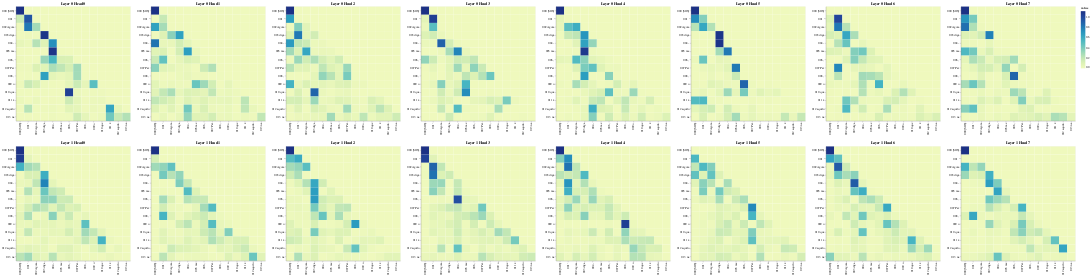

Notebook code for this chart:
### Code cell
# Decoder Self-Attention
get_all_attention_maps("decoder", layers, heads, decoder_input_tokens, decoder_input_tokens, min(20, sentence_len))

### Figure 1 — Vega-Lite specification as saved in the notebook (floating-point values rounded to 4 significant figures; data arrays with more than 128 entries replaced by an {"elided": "..."} marker saying what was removed)
{"config": {"view": {"continuousWidth": 300, "continuousHeight": 300}}, "vconcat": [{"hconcat": [{"data": {"name": "data-0e362031c97e60ecae8feb5e0134071a"}, "mark": {"type": "rect"}, "encoding": {"color": {"field": "value", "type": "quantitative"}, "tooltip": [{"field": "row", "type": "quantitative"}, {"field": "column", "type": "quantitative"}, {"field": "value", "type": "quantitative"}, {"field": "row_token", "type": "nominal"}, {"field": "col_token", "type": "nominal"}], "x": {"axis": {"title": ""}, "field": "col_token", "type": "nominal"}, "y": {"axis": {"title": ""}, "field": "row_token", "type": "nominal"}}, "height": 400, "name": "view_25", "title": "Layer 0 Head 0", "width": 400}, {"data": {"name": "data-5063ddc87d3d058f773b49c2390f55cc"}, "mark": {"type": "rect"}, "encoding": {"color": {"field": "value", "type": "quantitative"}, "tooltip": [{"field": "row", "type": "quantitative"}, {"field": "column", "type": "quantitative"}, {"field": "value", "type": "quantitative"}, {"field": "row_token", "type": "nominal"}, {"field": "col_token", "type": "nominal"}], "x": {"axis": {"title": ""}, "field": "col_token", "type": "nominal"}, "y": {"axis": {"title": ""}, "field": "row_token", "type": "nominal"}}, "height": 400, "name": "view_26", "title": "Layer 0 Head 1", "width": 400}, {"data": {"name": "data-a987423eacf2503cf25c99e97f08aeec"}, "mark": {"type": "rect"}, "encoding": {"color": {"field": "value", "type": "quantitative"}, "tooltip": [{"field": "row", "type": "quantitative"}, {"field": "column", "type": "quantitative"}, {"field": "value", "type": "quantitative"}, {"field": "row_token", "type": "nominal"}, {"field": "col_token", "type": "nominal"}], "x": {"axis": {"title": ""}, "field": "col_token", "type": "nominal"}, "y": {"axis": {"title": ""}, "field": "row_token", "type": "nominal"}}, "height": 400, "name": "view_27", "title": "Layer 0 Head 2", "width": 400}, {"data": {"name": "data-c8cecd5600be5a179b887270020bbb85"}, "mark": {"type": "rect"}, "encoding": {"color": {"field": "value", "type": "quantitative"}, "tooltip": [{"field": "row", "type": "quantitative"}, {"field": "column", "type": "quantitative"}, {"field": "value", "type": "quantitative"}, {"field": "row_token", "type": "nominal"}, {"field": "col_token", "type": "nominal"}], "x": {"axis": {"title": ""}, "field": "col_token", "type": "nominal"}, "y": {"axis": {"title": ""}, "field": "row_token", "type": "nominal"}}, "height": 400, "name": "view_28", "title": "Layer 0 Head 3", "width": 400}, {"data": {"name": "data-2ab1392d808a6653b7b3e257dabd244b"}, "mark": {"type": "rect"}, "encoding": {"color": {"field": "value", "type": "quantitative"}, "tooltip": [{"field": "row", "type": "quantitative"}, {"field": "column", "type": "quantitative"}, {"field": "value", "type": "quantitative"}, {"field": "row_token", "type": "nominal"}, {"field": "col_token", "type": "nominal"}], "x": {"axis": {"title": ""}, "field": "col_token", "type": "nominal"}, "y": {"axis": {"title": ""}, "field": "row_token", "type": "nominal"}}, "height": 400, "name": "view_29", "title": "Layer 0 Head 4", "width": 400}, {"data": {"name": "data-7b9275433944cb2775e0008fcaf5853c"}, "mark": {"type": "rect"}, "encoding": {"color": {"field": "value", "type": "quantitative"}, "tooltip": [{"field": "row", "type": "quantitative"}, {"field": "column", "type": "quantitative"}, {"field": "value", "type": "quantitative"}, {"field": "row_token", "type": "nominal"}, {"field": "col_token", "type": "nominal"}], "x": {"axis": {"title": ""}, "field": "col_token", "type": "nominal"}, "y": {"axis": {"title": ""}, "field": "row_token", "type": "nominal"}}, "height": 400, "name": "view_30", "title": "Layer 0 Head 5", "width": 400}, {"data": {"name": "data-24c0be7b3594dea3426d85f734b715e1"}, "mark": {"type": "rect"}, "encoding": {"color": {"field": "value", "type": "quantitative"}, "tooltip": [{"field": "row", "type": "quantitative"}, {"field": "column", "type": "quantitative"}, {"field": "value", "type": "quantitative"}, {"field": "row_token", "type": "nominal"}, {"field": "col_token", "type": "nominal"}], "x": {"axis": {"title": ""}, "field": "col_token", "type": "nominal"}, "y": {"axis": {"title": ""}, "field": "row_token", "type": "nominal"}}, "height": 400, "name": "view_31", "title": "Layer 0 Head 6", "width": 400}, {"data": {"name": "data-fa54f534ef84fd5d79efd196cc33873a"}, "mark": {"type": "rect"}, "encoding": {"color": {"field": "value", "type": "quantitative"}, "tooltip": [{"field": "row", "type": "quantitative"}, {"field": "column", "type": "quantitative"}, {"field": "value", "type": "quantitative"}, {"field": "row_token", "type": "nominal"}, {"field": "col_token", "type": "nominal"}], "x": {"axis": {"title": ""}, "field": "col_token", "type": "nominal"}, "y": {"axis": {"title": ""}, "field": "row_token", "type": "nominal"}}, "height": 400, "name": "view_32", "title": "Layer 0 Head 7", "width": 400}]}, {"hconcat": [{"data": {"name": "data-3cccb12907688268c92e26d28cf51ae9"}, "mark": {"type": "rect"}, "encoding": {"color": {"field": "value", "type": "quantitative"}, "tooltip": [{"field": "row", "type": "quantitative"}, {"field": "column", "type": "quantitative"}, {"field": "value", "type": "quantitative"}, {"field": "row_token", "type": "nominal"}, {"field": "col_token", "type": "nominal"}], "x": {"axis": {"title": ""}, "field": "col_token", "type": "nominal"}, "y": {"axis": {"title": ""}, "field": "row_token", "type": "nominal"}}, "height": 400, "name": "view_33", "title": "Layer 1 Head 0", "width": 400}, {"data": {"name": "data-f126e63e19ea0682afd00217efcdcab7"}, "mark": {"type": "rect"}, "encoding": {"color": {"field": "value", "type": "quantitative"}, "tooltip": [{"field": "row", "type": "quantitative"}, {"field": "column", "type": "quantitative"}, {"field": "value", "type": "quantitative"}, {"field": "row_token", "type": "nominal"}, {"field": "col_token", "type": "nominal"}], "x": {"axis": {"title": ""}, "field": "col_token", "type": "nominal"}, "y": {"axis": {"title": ""}, "field": "row_token", "type": "nominal"}}, "height": 400, "name": "view_34", "title": "Layer 1 Head 1", "width": 400}, {"data": {"name": "data-f1b5be672d5c1568fa54a060a4c66851"}, "mark": {"type": "rect"}, "encoding": {"color": {"field": "value", "type": "quantitative"}, "tooltip": [{"field": "row", "type": "quantitative"}, {"field": "column", "type": "quantitative"}, {"field": "value", "type": "quantitative"}, {"field": "row_token", "type": "nominal"}, {"field": "col_token", "type": "nominal"}], "x": {"axis": {"title": ""}, "field": "col_token", "type": "nominal"}, "y": {"axis": {"title": ""}, "field": "row_token", "type": "nominal"}}, "height": 400, "name": "view_35", "title": "Layer 1 Head 2", "width": 400}, {"data": {"name": "data-f34133ac43dc8aef87d20f0190597d27"}, "mark": {"type": "rect"}, "encoding": {"color": {"field": "value", "type": "quantitative"}, "tooltip": [{"field": "row", "type": "quantitative"}, {"field": "column", "type": "quantitative"}, {"field": "value", "type": "quantitative"}, {"field": "row_token", "type": "nominal"}, {"field": "col_token", "type": "nominal"}], "x": {"axis": {"title": ""}, "field": "col_token", "type": "nominal"}, "y": {"axis": {"title": ""}, "field": "row_token", "type": "nominal"}}, "height": 400, "name": "view_36", "title": "Layer 1 Head 3", "width": 400}, {"data": {"name": "data-623b08e436d08f441c84c82137068b93"}, "mark": {"type": "rect"}, "encoding": {"color": {"field": "value", "type": "quantitative"}, "tooltip": [{"field": "row", "type": "quantitative"}, {"field": "column", "type": "quantitative"}, {"field": "value", "type": "quantitative"}, {"field": "row_token", "type": "nominal"}, {"field": "col_token", "type": "nominal"}], "x": {"axis": {"title": ""}, "field": "col_token", "type": "nominal"}, "y": {"axis": {"title": ""}, "field": "row_token", "type": "nominal"}}, "height": 400, "name": "view_37", "title": "Layer 1 Head 4", "width": 400}, {"data": {"name": "data-02707053cc4df6668cc11c1df8bb4530"}, "mark": {"type": "rect"}, "encoding": {"color": {"field": "value", "type": "quantitative"}, "tooltip": [{"field": "row", "type": "quantitative"}, {"field": "column", "type": "quantitative"}, {"field": "value", "type": "quantitative"}, {"field": "row_token", "type": "nominal"}, {"field": "col_token", "type": "nominal"}], "x": {"axis": {"title": ""}, "field": "col_token", "type": "nominal"}, "y": {"axis": {"title": ""}, "field": "row_token", "type": "nominal"}}, "height": 400, "name": "view_38", "title": "Layer 1 Head 5", "width": 400}, {"data": {"name": "data-912ab1be9e7f121a671a779054418ce4"}, "mark": {"type": "rect"}, "encoding": {"color": {"field": "value", "type": "quantitative"}, "tooltip": [{"field": "row", "type": "quantitative"}, {"field": "column", "type": "quantitative"}, {"field": "value", "type": "quantitative"}, {"field": "row_token", "type": "nominal"}, {"field": "col_token", "type": "nominal"}], "x": {"axis": {"title": ""}, "field": "col_token", "type": "nominal"}, "y": {"axis": {"title": ""}, "field": "row_token", "type": "nominal"}}, "height": 400, "name": "view_39", "title": "Layer 1 Head 6", "width": 400}, {"data": {"name": "data-81aa375d610ad4ab73f23942d5a3d869"}, "mark": {"type": "rect"}, "encoding": {"color": {"field": "value", "type": "quantitative"}, "tooltip": [{"field": "row", "type": "quantitative"}, {"field": "column", "type": "quantitative"}, {"field": "value", "type": "quantitative"}, {"field": "row_token", "type": "nominal"}, {"field": "col_token", "type": "nominal"}], "x": {"axis": {"title": ""}, "field": "col_token", "type": "nominal"}, "y": {"axis": {"title": ""}, "field": "row_token", "type": "nominal"}}, "height": 400, "name": "view_40", "title": "Layer 1 Head 7", "width": 400}]}], "params": [{"name": "param_25", "select": {"type": "interval", "encodings": ["x", "y"]}, "bind": "scales", "views": ["view_25"]}, {"name": "param_26", "select": {"type": "interval", "encodings": ["x", "y"]}, "bind": "scales", "views": ["view_26"]}, {"name": "param_27", "select": {"type": "interval", "encodings": ["x", "y"]}, "bind": "scales", "views": ["view_27"]}, {"name": "param_28", "select": {"type": "interval", "encodings": ["x", "y"]}, "bind": "scales", "views": ["view_28"]}, {"name": "param_29", "select": {"type": "interval", "encodings": ["x", "y"]}, "bind": "scales", "views": ["view_29"]}, {"name": "param_30", "select": {"type": "interval", "encodings": ["x", "y"]}, "bind": "scales", "views": ["view_30"]}, {"name": "param_31", "select": {"type": "interval", "encodings": ["x", "y"]}, "bind": "scales", "views": ["view_31"]}, {"name": "param_32", "select": {"type": "interval", "encodings": ["x", "y"]}, "bind": "scales", "views": ["view_32"]}, {"name": "param_33", "select": {"type": "interval", "encodings": ["x", "y"]}, "bind": "scales", "views": ["view_33"]}, {"name": "param_34", "select": {"type": "interval", "encodings": ["x", "y"]}, "bind": "scales", "views": ["view_34"]}, {"name": "param_35", "select": {"type": "interval", "encodings": ["x", "y"]}, "bind": "scales", "views": ["view_35"]}, {"name": "param_36", "select": {"type": "interval", "encodings": ["x", "y"]}, "bind": "scales", "views": ["view_36"]}, {"name": "param_37", "select": {"type": "interval", "encodings": ["x", "y"]}, "bind": "scales", "views": ["view_37"]}, {"name": "param_38", "select": {"type": "interval", "encodings": ["x", "y"]}, "bind": "scales", "views": ["view_38"]}, {"name": "param_39", "select": {"type": "interval", "encodings": ["x", "y"]}, "bind": "scales", "views": ["view_39"]}, {"name": "param_40", "select": {"type": "interval", "encodings": ["x", "y"]}, "bind": "scales", "views": ["view_40"]}], "$schema": "https://vega.github.io/schema/vega-lite/v5.17.0.json", "datasets": {"data-0e362031c97e60ecae8feb5e0134071a": {"elided": "196 records"}, "data-5063ddc87d3d058f773b49c2390f55cc": {"elided": "196 records"}, "data-a987423eacf2503cf25c99e97f08aeec": {"elided": "196 records"}, "data-c8cecd5600be5a179b887270020bbb85": {"elided": "196 records"}, "data-2ab1392d808a6653b7b3e257dabd244b": {"elided": "196 records"}, "data-7b9275433944cb2775e0008fcaf5853c": {"elided": "196 records"}, "data-24c0be7b3594dea3426d85f734b715e1": {"elided": "196 records"}, "data-fa54f534ef84fd5d79efd196cc33873a": {"elided": "196 records"}, "data-3cccb12907688268c92e26d28cf51ae9": {"elided": "196 records"}, "data-f126e63e19ea0682afd00217efcdcab7": {"elided": "196 records"}, "data-f1b5be672d5c1568fa54a060a4c66851": {"elided": "196 records"}, "data-f34133ac43dc8aef87d20f0190597d27": {"elided": "196 records"}, "data-623b08e436d08f441c84c82137068b93": {"elided": "196 records"}, "data-02707053cc4df6668cc11c1df8bb4530": {"elided": "196 records"}, "data-912ab1be9e7f121a671a779054418ce4": {"elided": "196 records"}, "data-81aa375d610ad4ab73f23942d5a3d869": {"elided": "196 records"}}}
